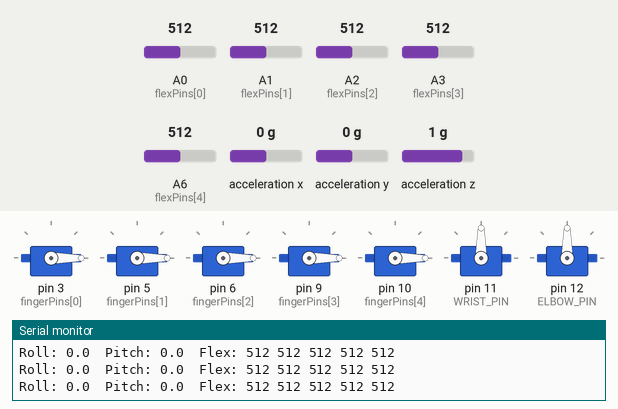
Recording of a sketch running on a simulated Arduino Nano, built with avr-gcc and run on an emulated ATmega328P. On the bench: 7 × servo, the last lines printed to the serial monitor. Wiring (inferred from the names in the program): MPU-6050 motion sensor at I2C address 0x68. The test bench sets the inputs (shaded band); at power-on: acceleration x 0 g, acceleration y 0 g, acceleration z 1 g, A0 (flexPins[0]) = 512, A1 (flexPins[1]) = 512, A2 (flexPins[2]) = 512, A3 (flexPins[3]) = 512, A6 (flexPins[4]) = 512.

Above: at 7.8 s.
7.9 s: acceleration x set to -1.4 g
At 9.2 s:
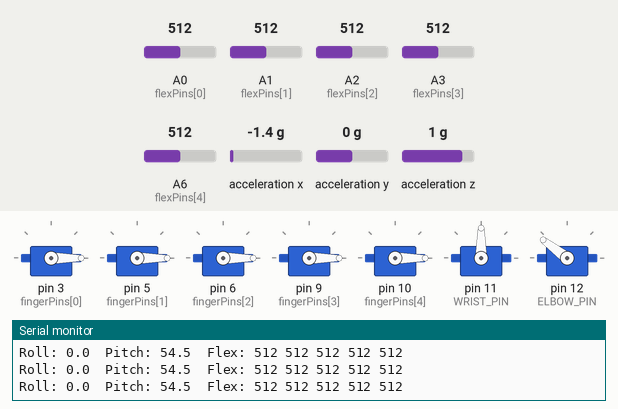
10.9 s: acceleration y set to -1.4 g
At 12.5 s:
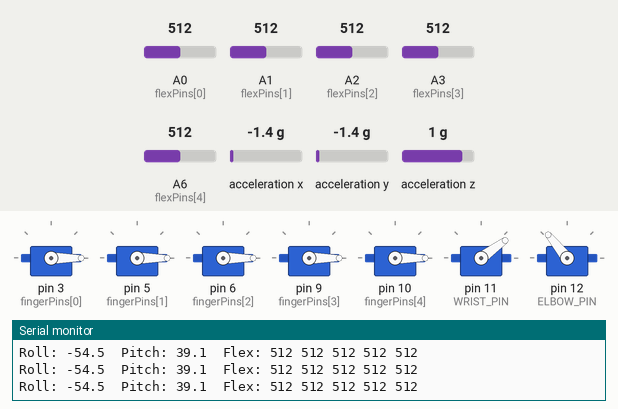
13.1 s: acceleration z set to -1.4 g
At 14.2 s:
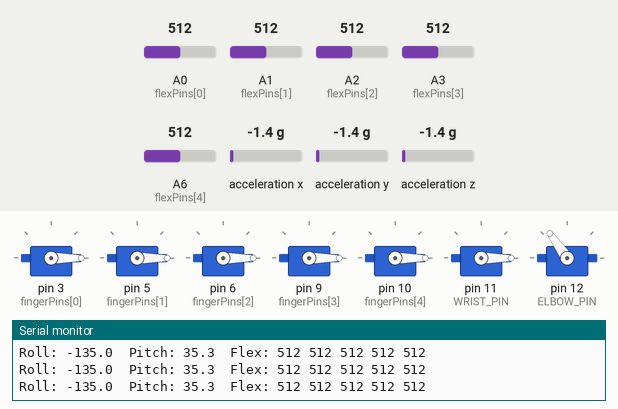
16.1 s: acceleration x set to -0.8 g
At 16.9 s:
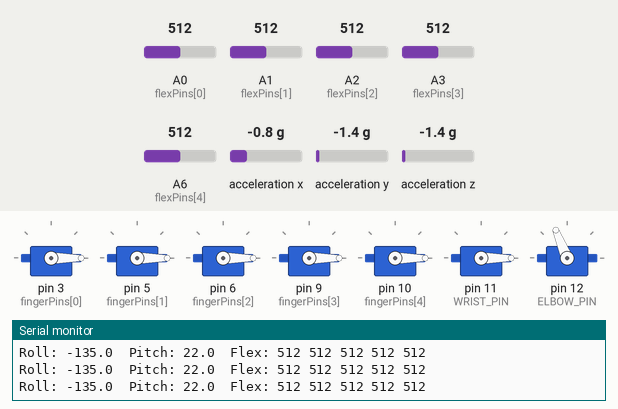
18.0 s: acceleration y set to -0.2 g
At 18.3 s:
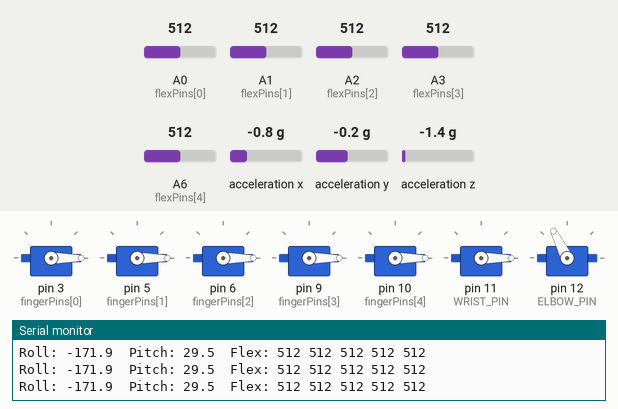
19.8 s: acceleration y set to 0.1 g
At 22.1 s:
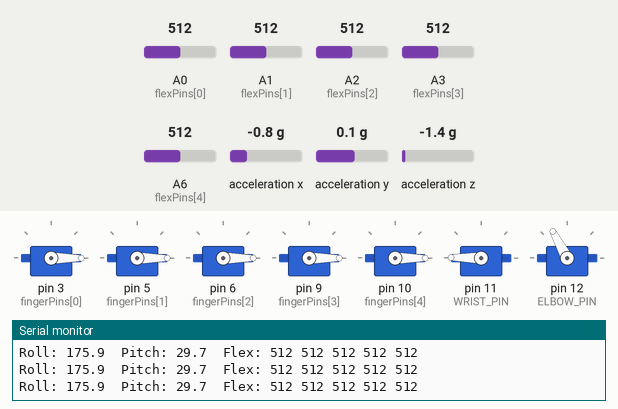
Timing chart, 0 to 23.6 s (numbered marks = the images above; inputs shaded):
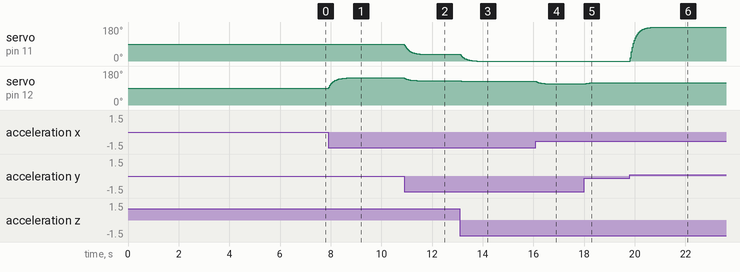

Measured:
- the behaviour switches between -0.1 and 0 g on acceleration y (found by bisection; images 5 and 6)
- after the input at 7.9 s, servo on pin 12 (ELBOW_PIN): moves from 90° to 143° over 0.72 s, starting at once
- after the input at 10.9 s, servo on pin 11 (WRIST_PIN): moves from 90° to 36° over 0.73 s, starting at once; servo on pin 12 (ELBOW_PIN): moves from 143° to 129° over 0.49 s, starting at once
- after the input at 13.1 s, servo on pin 11 (WRIST_PIN): moves from 36° to 0° over 0.66 s, starting at once; servo on pin 12 (ELBOW_PIN): 129° → 127° at once, → 126° 0.12 s later, → 125° 0.16 s later
- after the input at 16.1 s, servo on pin 12 (ELBOW_PIN): moves from 125° to 112° over 0.47 s, starting at once
- after the input at 18.0 s, servo on pin 12 (ELBOW_PIN): 112° → 117° at once, → 118° 0.33 s later
- after the input at 19.8 s, servo on pin 11 (WRIST_PIN): moves from 0° to 179° over 0.96 s, starting at once

The sketch:

bionic_arm.ino
```cpp
#include <Servo.h>

/*
  Bionic Arm: flex sensors + accelerometer (MPU6050) + servos
  Board: Arduino Nano (A6 is analog-only, used for the 5th flex sensor)
         On an Uno, replace A6 with another free analog pin (A4/A5 are used by I2C).

  - 5 flex sensors (glove) -> 5 finger servos
  - MPU6050 accelerometer  -> wrist servo (roll) + elbow servo (pitch)
  - Auto-calibration on startup: open hand, then closed fist

  WIRING
  Flex sensor: one leg to 5V, other leg to analog pin AND to GND through a 10k resistor (voltage divider).
  Flex pins : Thumb A0, Index A1, Middle A2, Ring A3, Pinky A6
  Finger servos: D3, D5, D6, D9, D10
  Wrist servo: D11   Elbow servo: D12
  MPU6050: VCC 3.3V/5V, GND, SDA -> A4, SCL -> A5

  IMPORTANT: Power the servos from a separate 5-6V supply (2A+), NOT the Arduino 5V pin.
  Connect the supply GND to the Arduino GND.
*/

#include <Servo.h>
#include <Wire.h>

// ---------- Pins ----------
const uint8_t NUM_FINGERS = 5;
const uint8_t flexPins[NUM_FINGERS]   = {A0, A1, A2, A3, A6};
const uint8_t fingerPins[NUM_FINGERS] = {3, 5, 6, 9, 10};
const uint8_t WRIST_PIN = 11;
const uint8_t ELBOW_PIN = 12;

// ---------- Servo setup ----------
Servo fingers[NUM_FINGERS];
Servo wrist, elbow;

// Servo angle when finger is open / closed. Swap values per finger if it moves backwards.
int openAngle[NUM_FINGERS]   = {0,   0,   0,   0,   0};
int closedAngle[NUM_FINGERS] = {170, 170, 170, 170, 170};

// ---------- Flex calibration ----------
int flexOpen[NUM_FINGERS];    // raw reading with hand open
int flexClosed[NUM_FINGERS];  // raw reading with fist closed

// ---------- Smoothing ----------
float smoothFinger[NUM_FINGERS];
float smoothWrist = 90, smoothElbow = 90;
const float FINGER_ALPHA = 0.30;  // 0-1, higher = faster/jerkier
const float ARM_ALPHA    = 0.10;  // arm movement is smoother

// ---------- MPU6050 ----------
const uint8_t MPU_ADDR = 0x68;
float accX, accY, accZ;

void mpuInit() {
  Wire.begin();
  Wire.beginTransmission(MPU_ADDR);
  Wire.write(0x6B);   // power management register
  Wire.write(0);      // wake up
  Wire.endTransmission(true);
}

void mpuRead() {
  Wire.beginTransmission(MPU_ADDR);
  Wire.write(0x3B);   // ACCEL_XOUT_H
  Wire.endTransmission(false);
  Wire.requestFrom(MPU_ADDR, (uint8_t)6, (uint8_t)true);
  if (Wire.available() >= 6) {
    int16_t rx = (Wire.read() << 8) | Wire.read();
    int16_t ry = (Wire.read() << 8) | Wire.read();
    int16_t rz = (Wire.read() << 8) | Wire.read();
    accX = rx / 16384.0;  // in g (default +/-2g range)
    accY = ry / 16384.0;
    accZ = rz / 16384.0;
  }
}

// ---------- Helpers ----------
int readFlexAvg(uint8_t pin, uint8_t samples = 16) {
  long sum = 0;
  for (uint8_t i = 0; i < samples; i++) {
    sum += analogRead(pin);
    delay(2);
  }
  return sum / samples;
}

void calibrate() {
  Serial.println(F("Calibration: hold hand FLAT/OPEN for 3 seconds..."));
  delay(3000);
  for (uint8_t i = 0; i < NUM_FINGERS; i++) flexOpen[i] = readFlexAvg(flexPins[i], 32);

  Serial.println(F("Now make a tight FIST for 3 seconds..."));
  delay(3000);
  for (uint8_t i = 0; i < NUM_FINGERS; i++) flexClosed[i] = readFlexAvg(flexPins[i], 32);

  Serial.println(F("Calibration done."));
  for (uint8_t i = 0; i < NUM_FINGERS; i++) {
    Serial.print(F("Finger "));  Serial.print(i);
    Serial.print(F(": open="));  Serial.print(flexOpen[i]);
    Serial.print(F(" closed=")); Serial.println(flexClosed[i]);
  }
}

// ---------- Setup ----------
void setup() {
  Serial.begin(115200);

  for (uint8_t i = 0; i < NUM_FINGERS; i++) {
    fingers[i].attach(fingerPins[i]);
    fingers[i].write(openAngle[i]);
    smoothFinger[i] = openAngle[i];
  }
  wrist.attach(WRIST_PIN);
  elbow.attach(ELBOW_PIN);
  wrist.write(90);
  elbow.write(90);

  mpuInit();
  calibrate();
}

// ---------- Loop ----------
void loop() {
  // 1) Fingers from flex sensors
  for (uint8_t i = 0; i < NUM_FINGERS; i++) {
    int raw = analogRead(flexPins[i]);

    // Guard against identical calibration values (divide by zero / no-op map)
    if (flexOpen[i] != flexClosed[i]) {
      int target = map(raw, flexOpen[i], flexClosed[i], openAngle[i], closedAngle[i]);
      int lo = min(openAngle[i], closedAngle[i]);
      int hi = max(openAngle[i], closedAngle[i]);
      target = constrain(target, lo, hi);

      smoothFinger[i] += FINGER_ALPHA * (target - smoothFinger[i]);
      fingers[i].write((int)smoothFinger[i]);
    }
  }

  // 2) Wrist + elbow from accelerometer tilt
  mpuRead();

  // Roll (rotation around X axis) -> wrist, Pitch -> elbow
  float roll  = atan2(accY, accZ) * 180.0 / PI;                          // -180..180
  float pitch = atan2(-accX, sqrt(accY * accY + accZ * accZ)) * 180.0 / PI; // -90..90

  int wristTarget = constrain(map((int)roll,  -90, 90, 0, 180), 0, 180);
  int elbowTarget = constrain(map((int)pitch, -90, 90, 0, 180), 0, 180);

  smoothWrist += ARM_ALPHA * (wristTarget - smoothWrist);
  smoothElbow += ARM_ALPHA * (elbowTarget - smoothElbow);
  wrist.write((int)smoothWrist);
  elbow.write((int)smoothElbow);

  // 3) Debug output (comment out once everything works)
  Serial.print(F("Roll: "));  Serial.print(roll, 1);
  Serial.print(F("  Pitch: ")); Serial.print(pitch, 1);
  Serial.print(F("  Flex: "));
  for (uint8_t i = 0; i < NUM_FINGERS; i++) {
    Serial.print(analogRead(flexPins[i]));
    Serial.print(' ');
  }
  Serial.println();

  delay(15);  // ~60 Hz update
}
```
